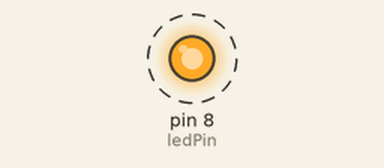
A sketch run on a simulated Arduino Uno, built with avr-gcc and run on an emulated ATmega328P. Parts: output pins drawn as LEDs (lit = HIGH). Dashed ring = blinking.

Above: at 0.2 s.
Timing chart, 0 to 3.0 s (numbered marks = the images above):
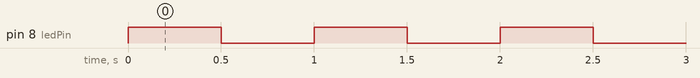

The sketch:

sketch.ino
```cpp
const int ledPin = 8;

const unsigned long blinkPeriod = 1000;

void setup() {
  pinMode(ledPin, OUTPUT);
}

void loop() {
  digitalWrite(ledPin, HIGH);
  delay(blinkPeriod / 2);

  digitalWrite(ledPin, LOW);
  delay(blinkPeriod / 2);
}

/***
Вопросы и задания:
2. Резистор в цепи нужен для ограничения тока, проходящего через светодиод.
3. Чтобы рассчитать сопротивление резистора, используется закон Ома: V = IR (V - напряжение, I - сила тока,
R - сопротивление)
***/
```

Measured:
- by itself, pin 8 (ledPin): alternates HIGH for 0.50 s and LOW for 0.50 s
